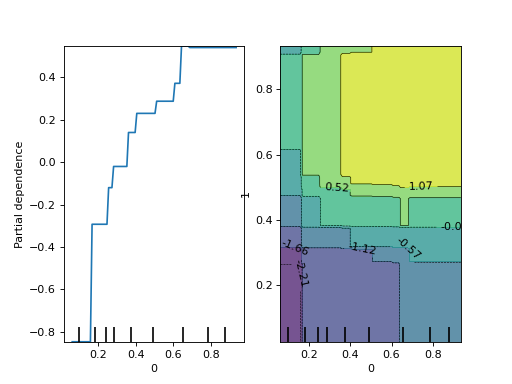

This figure's Python source:
import matplotlib.pyplot as plt
from sklearn.datasets import make_friedman1
from sklearn.ensemble import GradientBoostingRegressor
from sklearn.inspection import PartialDependenceDisplay
X, y = make_friedman1()
clf = GradientBoostingRegressor(n_estimators=10).fit(X, y)
PartialDependenceDisplay.from_estimator(clf, X, [0, (0, 1)])
# <...>
plt.show()
